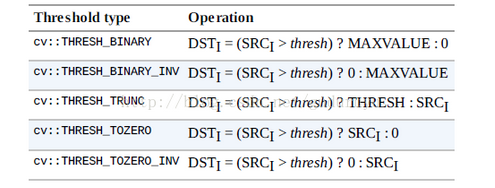
#> input picture test_image/TIM截图20171109134635.png, 495 x 188 px, given in place of 00000259_0000000000A7CF24.bmp, which was not available
$ python surf_duibidu.py   (older library calls are emulated)
#> lines starting #> are read from the running program, lines starting #| are printed output that depends on the picture; pictures that were not available may be replaced by others from this repository, and a replacement may not be noted

# -*- coding: utf-8 -*-
import cv2
import numpy as np
from find_obj import filter_matches, explore_match
from matplotlib import pyplot as plt

def matchSift():
    '''''
    匹配sift特征
    '''
    img1 = cv2.imread(r"E:\lenovo_exercitation\natong_work\naton"
                      r"g_product\grabcut_folder\962215042606600003_gc_skew_mf\00000259_0000000000A7CF24.bmp",
                      0)  # queryImage
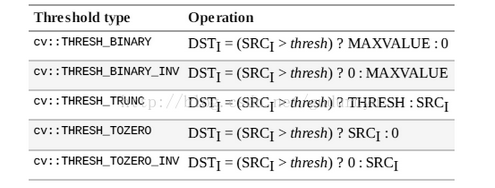
#> img1: shape (188, 495); min 0, max 255, mean 233.6
    img2 = cv2.imread(r"E:\lenovo_exercitation\natong_work\naton"
                      r"g_product\grabcut_folder\962215042606600005_gc_skew_mf\00000245_0000000000A4BA9A.bmp",
                      0)  # trainImage
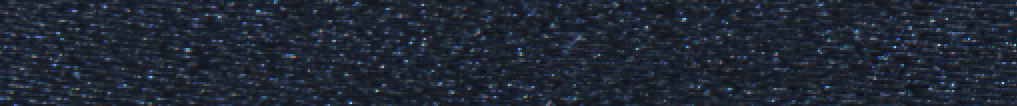
#> input picture test_image/beijing.jpg, 1017 x 106 px, given in place of 00000245_0000000000A4BA9A.bmp, which was not available
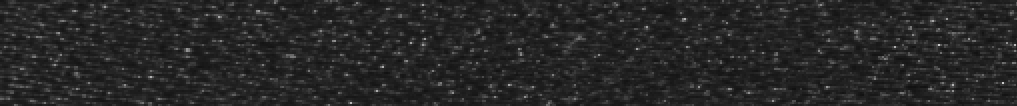
#> img2: shape (106, 1017); min 17, max 204, mean 38.7
    # sift = cv2.SIFT()
    # sift = cv2.xfeatures2d.SIFT_create()
#> (the run stopped early here; a loop or call above may not have finished)
